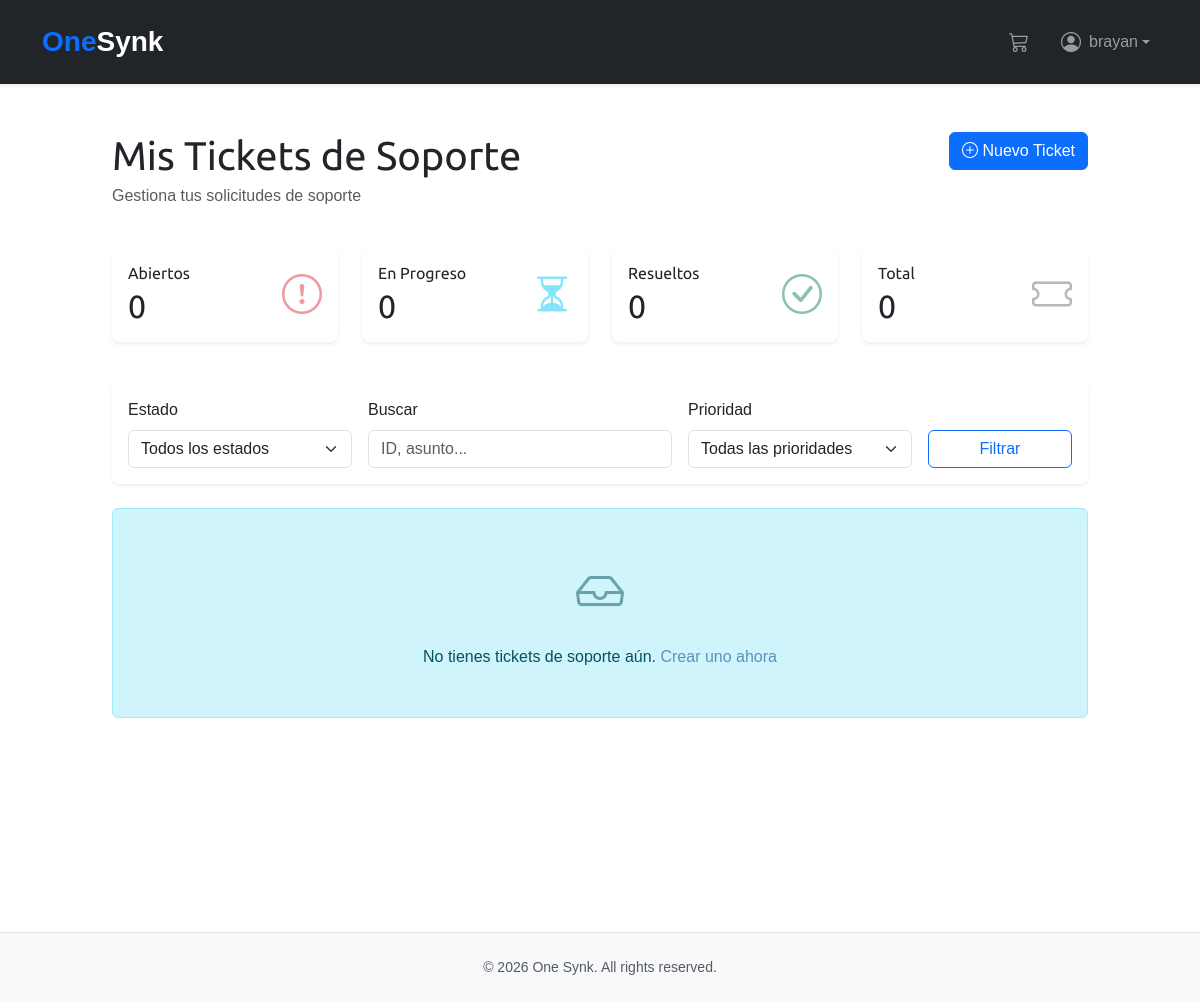
The page /support/ (signed in) on the database as committed earlier.
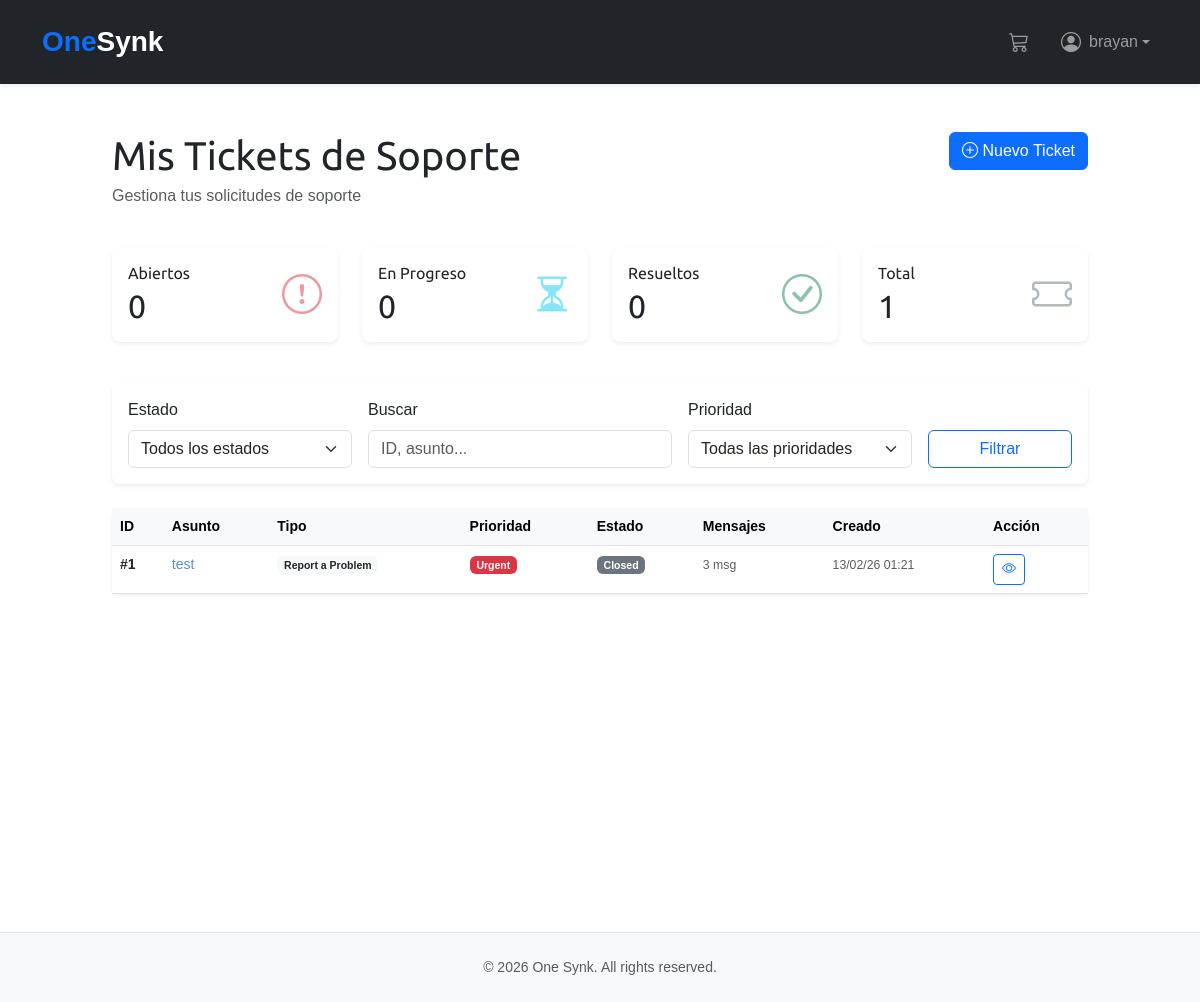
The same page on the database as committed later.
### support/models.py (models this page shows, shortened)
class SupportTicket(models.Model):
    class IssueType(models.TextChoices):
        CLARIFICATION = "clarification", _("Request Clarification")
        PROBLEM = "problem", _("Report a Problem")
        CONTACT = "contact", _("Contact Support")
        REFUND = "refund", _("Request Refund")
        OTHER = "other", _("Other")
    class Status(models.TextChoices):
        OPEN = "open", _("Open")
        IN_PROGRESS = "in_progress", _("In Progress")
        WAITING_CUSTOMER = "waiting_customer", _("Waiting for Customer")
        RESOLVED = "resolved", _("Resolved")
        CLOSED = "closed", _("Closed")
    class Priority(models.TextChoices):
        LOW = "low", _("Low")
        MEDIUM = "medium", _("Medium")
        HIGH = "high", _("High")
        URGENT = "urgent", _("Urgent")
    user = models.ForeignKey(
        CustomUser,
        on_delete=models.CASCADE,
        related_name="support_tickets",
        verbose_name=_("user"),
    )
    order = models.ForeignKey(
        Order,
        on_delete=models.SET_NULL,
        null=True,
        blank=True,
        related_name="support_tickets",
        verbose_name=_("related order"),
    )
    issue_type = models.CharField(
        max_length=20,
        choices=IssueType.choices,
        default=IssueType.CONTACT,
        verbose_name=_("issue type"),
    )
    subject = models.CharField(max_length=255, verbose_name=_("subject"))
    message = models.TextField(verbose_name=_("detailed description"))
    status = models.CharField(
        max_length=20,
        choices=Status.choices,
        default=Status.OPEN,
        verbose_name=_("status"),
    )
    priority = models.CharField(
        max_length=20,
        choices=Priority.choices,
        default=Priority.MEDIUM,
        verbose_name=_("priority"),
    )
    assigned_to = models.ForeignKey(
        CustomUser,
        on_delete=models.SET_NULL,
        null=True,
        blank=True,
        related_name="assigned_tickets",
        verbose_name=_("assigned staff"),
    )
    created_at = models.DateTimeField(auto_now_add=True)
    updated_at = models.DateTimeField(auto_now=True)
    resolved_at = models.DateTimeField(
        null=True, blank=True, verbose_name=_("resolved at")
    )
    objects = SupportTicketManager()
    class Meta:
        verbose_name = _("Support Ticket")
        verbose_name_plural = _("Support Tickets")
        ordering = ["-created_at"]
        indexes = [
            models.Index(fields=["user", "-created_at"]),
            models.Index(fields=["status", "-created_at"]),
        ]
    def get_status_color(self):
        colors = {
            self.Status.OPEN: "danger",
            self.Status.IN_PROGRESS: "info",
            self.Status.WAITING_CUSTOMER: "warning",
            self.Status.RESOLVED: "success",
            self.Status.CLOSED: "secondary",
        }
        return colors.get(self.status, "secondary")

### support/views.py (the view)
# urls.py: path("", views.ticket_list, name="ticket_list"),
@login_required
@require_http_methods(["GET"])
def ticket_list(request):
    tickets = request.user.support_tickets.select_related("order", "assigned_to").order_by("-created_at")
    status_filter = request.GET.get("status")
    if status_filter:
        tickets = tickets.filter(status=status_filter)
    paginator = Paginator(tickets, 10)
    page_number = request.GET.get("page")
    page_obj = paginator.get_page(page_number)
    stats = {
        "open": request.user.support_tickets.filter(status="open").count(),
        "in_progress": request.user.support_tickets.filter(
            status="in_progress"
        ).count(),
        "resolved": request.user.support_tickets.filter(status="resolved").count(),
        "total": request.user.support_tickets.count(),
    }
    context = {
        "tickets": page_obj,
        "stats": stats,
        "current_status": status_filter,
        "page_title": _("My Support Tickets"),
    }
    return render(request, "support/ticket_list.html", context)

### cart/cart.py (called while the page is built)
    def __len__(self):
        return sum(item["quantity"] for item in self.cart.values())

### cart/context_processors.py (called while the page is built)
def cart(request):
    return {"cart": Cart(request)}

### support/managers.py (called while the page is built)
    def get_queryset(self):
        return SupportTicketQuerySet(self.model, using=self._db)

### support/templates/support/ticket_list.html (shortened to what the changed rows need)
{% extends 'shop/base.html' %}
{% load static %}
{% block content %}
<div class="container py-5">
    <div class="row mb-4">
        <div class="col-md-8">
            <h1 class="mb-1">Mis Tickets de Soporte</h1>
        </div>
    </div>
    <div class="row mb-4">
        <div class="col-md-3 mb-3">
            <div class="card border-0 shadow-sm">
                <div class="card-body">
                    <div class="d-flex align-items-center">
                        <div class="flex-grow-1">
                            <h2 class="mb-0">{{ stats.open }}</h2>
                        </div>
                    </div>
                </div>
            </div>
        </div>
        <div class="col-md-3 mb-3">
            <div class="card border-0 shadow-sm">
                <div class="card-body">
                    <div class="d-flex align-items-center">
                        <div class="flex-grow-1">
                            <h2 class="mb-0">{{ stats.in_progress }}</h2>
                        </div>
                    </div>
                </div>
            </div>
        </div>
        <div class="col-md-3 mb-3">
            <div class="card border-0 shadow-sm">
                <div class="card-body">
                    <div class="d-flex align-items-center">
                        <div class="flex-grow-1">
                            <h2 class="mb-0">{{ stats.resolved }}</h2>
                        </div>
                    </div>
                </div>
            </div>
        </div>
        <div class="col-md-3 mb-3">
            <div class="card border-0 shadow-sm">
                <div class="card-body">
                    <div class="d-flex align-items-center">
                        <div class="flex-grow-1">
                            <h6 class="card-title mb-1">Total</h6>
                            <h2 class="mb-0">{{ stats.total }}</h2>
                        </div>
                    </div>
                </div>
            </div>
        </div>
    </div>
    {% if tickets %}
        <div class="card border-0 shadow-sm">
            <div class="table-responsive">
                <table class="table table-hover mb-0">
                    <thead class="table-light">
                        <tr>
                            <th>ID</th>
                            <th>Asunto</th>
                            <th>Tipo</th>
                            <th>Prioridad</th>
                            <th>Estado</th>
                            <th>Mensajes</th>
                            <th>Creado</th>
                            <th>Acción</th>
                        </tr>
                    </thead>
                    <tbody>
                        {% for ticket in tickets %}
                            <tr>
                                <td>
                                    <strong>#{{ ticket.id }}</strong>
                                </td>
                                <td>
                                    <a href="{% url 'support:ticket_detail' ticket.id %}" class="text-decoration-none">
                                        {{ ticket.subject|truncatewords:5 }}
                                    </a>
                                </td>
                                <td>
                                    <span class="badge bg-light text-dark">
                                        {{ ticket.get_issue_type_display }}
                                    </span>
                                </td>
                                <td>
                                    {% with priority_class=ticket.priority %}
                                        {% if priority_class == 'urgent' %}
                                            <span class="badge bg-danger">{{ ticket.get_priority_display }}</span>
                                        {% elif priority_class == 'high' %}
                                            <span class="badge bg-warning">{{ ticket.get_priority_display }}</span>
                                        {% elif priority_class == 'medium' %}
                                            <span class="badge bg-info">{{ ticket.get_priority_display }}</span>
                                        {% else %}
                                            <span class="badge bg-success">{{ ticket.get_priority_display }}</span>
                                        {% endif %}
                                    {% endwith %}
                                </td>
                                <td>
                                    <span class="badge bg-{{ ticket.get_status_color }}">
                                        {{ ticket.get_status_display }}
                                    </span>
                                </td>
                                <td>
                                    <small class="text-muted">{{ ticket.messages.count }} msg</small>
                                </td>
                                <td>
                                    <small class="text-muted">{{ ticket.created_at|date:"d/m/y H:i" }}</small>
                                </td>
                                <td>
                                    <a href="{% url 'support:ticket_detail' ticket.id %}" class="btn btn-sm btn-outline-primary">
                                        <i class="bi bi-eye"></i>
                                    </a>
                                </td>
                            </tr>
                        {% endfor %}
                    </tbody>
                </table>
            </div>
        </div>
    {% else %}
        <div class="alert alert-info text-center py-5">
            <i class="bi bi-inbox" style="font-size: 3rem; opacity: 0.5;"></i>
            <p class="mt-3 mb-0">
                No tienes tickets de soporte aún.
                <a href="{% url 'support:ticket_create' %}">Crear uno ahora</a>
            </p>
        </div>
    {% endif %}
</div>
{% endblock %}

Rows that differ between the two databases and show on the page:
added SupportTicket: id "1", subject "test", issue_type "Report a Problem", priority "Urgent", status "Closed", messages.count "3", created_at "13/02/26 01:21"
Other text that changed with them:
{{ stats.total }}: "0" → "1"
text no longer shown: "No tienes tickets de soporte aún. Crear uno ahora"
text now shown: "ID Asunto Tipo Prioridad Estado Mensajes Creado Acción"
